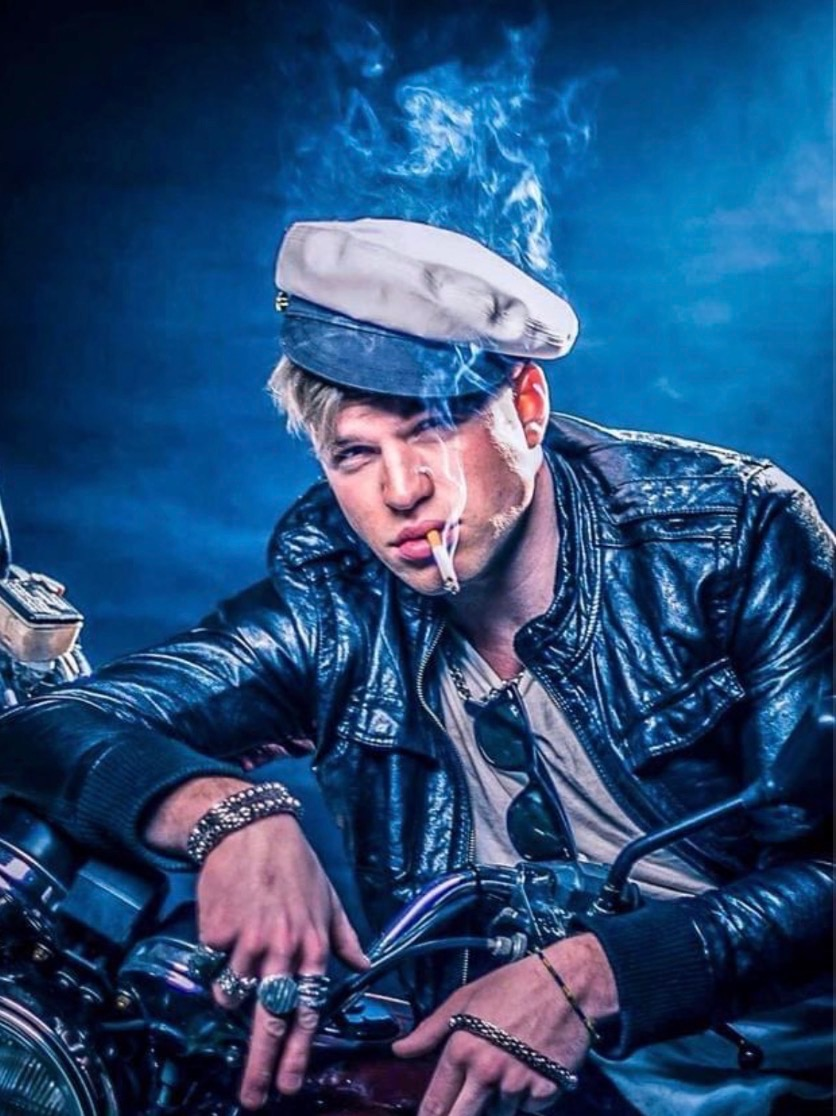
#> input picture platform/assets/mascot.jpeg, 836 x 1116 px
$ python build_splash.py
#> lines starting #> are read from the running program, lines starting #| are printed output that depends on the picture; after the words box and inside, x2 and y2 are one past the last pixel; in counts of white or black regions, pixels touching at a corner belong together
#!/usr/bin/env python3
"""
build_splash.py — render the iOS launch screens (apple-touch-startup-image) for
the home-screen install of the dashboard.

iOS only shows a startup image whose <link media="..."> matches the device's CSS
size AND pixel ratio exactly, so one PNG is rendered per device class:
  platform/assets/splash/<px_w>x<px_h>.png

The art mirrors the header crest (.hp-crest in redesign_template.html): the
mascot in a circle with the gold ring, centered on the dark broadcast background
with the body's faint gold glow — so the launch screen dissolves into the page.

Usage:
  python3 scripts/build_splash.py                  # render PNGs
  python3 scripts/build_splash.py --sync-template  # also rewrite the <link> block
                                                   # between the HP_SPLASH markers
                                                   # in platform/redesign_template.html
"""
import argparse
import re
import sys
from pathlib import Path

from PIL import Image, ImageDraw

ROOT = Path(__file__).resolve().parent.parent
SRC = ROOT / "platform" / "assets" / "mascot.jpeg"
OUT = ROOT / "platform" / "assets" / "splash"
TEMPLATE = ROOT / "platform" / "redesign_template.html"

BG = (14, 11, 7)          # --bg      #0E0B07
GOLD = (216, 178, 85)     # --accent  #D8B255
GLOW = (184, 146, 62)     # body radial glow: rgba(184,146,62,.06)

# Portrait CSS size (pt) + device pixel ratio. iPhones launch portrait only —
# springboard doesn't rotate — so they get one image; iPads get both orientations.
IPHONES = [
    (440, 956, 3, "iPhone 16 Pro Max / 17 Pro Max"),
    (430, 932, 3, "iPhone 14 Pro Max / 15 Pro Max / 15 Plus / 16 Plus"),
    (428, 926, 3, "iPhone 12 Pro Max / 13 Pro Max / 14 Plus"),
    (420, 912, 3, "iPhone Air"),
    (414, 896, 3, "iPhone XS Max / 11 Pro Max"),
    (414, 896, 2, "iPhone XR / 11"),
    (414, 736, 3, "iPhone 6/7/8 Plus"),
    (402, 874, 3, "iPhone 16 Pro / 17 / 17 Pro"),
    (393, 852, 3, "iPhone 14 Pro / 15 / 15 Pro / 16"),
    (390, 844, 3, "iPhone 12 / 13 / 14 / 16e / 17e"),
    (375, 812, 3, "iPhone X / XS / 11 Pro / 12 mini / 13 mini"),
    (375, 667, 2, "iPhone 6/7/8 / SE 2 / SE 3"),
]
IPADS = [
    (1032, 1376, 2, "iPad Pro 13\" (M4+)"),
    (1024, 1366, 2, "iPad Pro 12.9\" / Air 13\""),
    (834, 1210, 2, "iPad Pro 11\" (M4+)"),
    (834, 1194, 2, "iPad Pro 11\" / Air 11\""),
    (820, 1180, 2, "iPad Air 10.9\" / iPad 10th–11th gen"),
    (834, 1112, 2, "iPad Pro 10.5\" / Air 3"),
    (810, 1080, 2, "iPad 10.2\""),
    (768, 1024, 2, "iPad 9.7\" / mini 5"),
    (744, 1133, 2, "iPad mini 6 / 7"),
]

CREST_FRACTION = 0.30     # crest diameter as a fraction of the short side
CREST_Y = 0.46            # optical center: a hair above the geometric middle
SUPERSAMPLE = 4           # anti-aliased circle edges


def crest(diameter: int) -> Image.Image:
    """The header crest at `diameter` px: gold ring, dark gap, mascot cover-cropped."""
    s = SUPERSAMPLE
    d = diameter * s
    ring = max(2 * s, round(d * 0.035))
    gap = max(1 * s, round(d * 0.030))

    layer = Image.new("RGBA", (d, d), (0, 0, 0, 0))
    draw = ImageDraw.Draw(layer)
    draw.ellipse((0, 0, d - 1, d - 1), fill=GOLD + (255,))
    draw.ellipse((ring, ring, d - 1 - ring, d - 1 - ring), fill=BG + (255,))

    # object-fit: cover; object-position: center 26% (matches .hp-crest img)
    src = Image.open(SRC).convert("RGB")
    side = min(src.size)
    top = round((src.height - side) * 0.26)
    left = (src.width - side) // 2
    inner = d - 2 * (ring + gap)
    photo = src.crop((left, top, left + side, top + side)).resize((inner, inner), Image.LANCZOS)
    mask = Image.new("L", (inner, inner), 0)
    ImageDraw.Draw(mask).ellipse((0, 0, inner - 1, inner - 1), fill=255)
    layer.paste(photo, (ring + gap, ring + gap), mask)

    return layer.resize((diameter, diameter), Image.LANCZOS)


def glow(width: int, height: int, dpr: int) -> Image.Image:
    """radial-gradient(1200px 640px at 50% -260px, rgba(184,146,62,.06), transparent 72%)."""
    rx, ry = 600 * dpr, 320 * dpr
    cx, cy = width // 2, -260 * dpr
    # Draw the falloff at 1/8 scale with concentric ellipses, then upscale — smooth
    # enough at 6% alpha that no banding survives.
    k = 8
    mask = Image.new("L", (max(1, width // k), max(1, height // k)), 0)
    md = ImageDraw.Draw(mask)
    steps = 48
    for i in range(steps):
        t = 1 - i / steps                      # 1 at the edge → ~0 at the center
        r = 0.72 * t
        a = round(255 * 0.06 * (1 - t))
        md.ellipse(((cx - rx * r) / k, (cy - ry * r) / k, (cx + rx * r) / k, (cy + ry * r) / k), fill=a)
    mask = mask.resize((width, height), Image.BILINEAR)
    color = Image.new("RGB", (width, height), GLOW)
    base = Image.new("RGB", (width, height), BG)
    base.paste(color, (0, 0), mask)
    return base


def render(css_w: int, css_h: int, dpr: int, landscape: bool) -> Image.Image:
    w, h = css_w * dpr, css_h * dpr
    if landscape:
        w, h = h, w
    img = glow(w, h, dpr)
    c = crest(round(min(w, h) * CREST_FRACTION))
    img.paste(c, ((w - c.width) // 2, round(h * CREST_Y) - c.height // 2), c)
    # Palette PNG: ~4x smaller than RGB for a mostly-flat image, no visible loss.
    return img.quantize(colors=256, method=Image.Quantize.MEDIANCUT, dither=Image.Dither.FLOYDSTEINBERG)


def specs():
    for css_w, css_h, dpr, label in IPHONES:
        yield css_w, css_h, dpr, False, label
    for css_w, css_h, dpr, label in IPADS:
        yield css_w, css_h, dpr, False, label
        yield css_w, css_h, dpr, True, label


def filename(css_w, css_h, dpr, landscape):
    w, h = css_w * dpr, css_h * dpr
    return f"{h}x{w}.png" if landscape else f"{w}x{h}.png"


def link_tags() -> str:
    lines = []
    for css_w, css_h, dpr, landscape, label in specs():
        media = (f"screen and (device-width: {css_w}px) and (device-height: {css_h}px) "
                 f"and (-webkit-device-pixel-ratio: {dpr}) "
                 f"and (orientation: {'landscape' if landscape else 'portrait'})")
        lines.append(f'<link rel="apple-touch-startup-image" media="{media}" '
                     f'href="assets/splash/{filename(css_w, css_h, dpr, landscape)}"/>')
    return "\n".join(lines)


def sync_template() -> None:
    html = TEMPLATE.read_text(encoding="utf-8")
    start, end = "<!-- HP_SPLASH:start -->", "<!-- HP_SPLASH:end -->"
    if start not in html or end not in html:
        sys.exit(f"ERROR: {TEMPLATE.name} is missing the {start} / {end} markers")
    block = f"{start}\n{link_tags()}\n{end}"
    new = re.sub(re.escape(start) + r".*?" + re.escape(end), lambda _: block, html, count=1, flags=re.S)
    TEMPLATE.write_text(new, encoding="utf-8")
    print(f"[build_splash] synced {sum(1 for _ in specs())} <link> tags into {TEMPLATE.name}")


def main():
    ap = argparse.ArgumentParser()
    ap.add_argument("--sync-template", action="store_true")
    args = ap.parse_args()

    OUT.mkdir(parents=True, exist_ok=True)
    total = 0
    for css_w, css_h, dpr, landscape, label in specs():
        path = OUT / filename(css_w, css_h, dpr, landscape)
        render(css_w, css_h, dpr, landscape).save(path, optimize=True)
#> in glow, `mask = Image.new("L", (max(1, width // k), max(1, height // k)), 0)`: mask: PIL image 165x358 L; every value is 0
#> in glow, `mask = mask.resize((width, height), Image.BILINEAR)`: mask: PIL image 1320x2868 L; every value is 0
#> in glow, `color = Image.new("RGB", (width, height), GLOW)`:
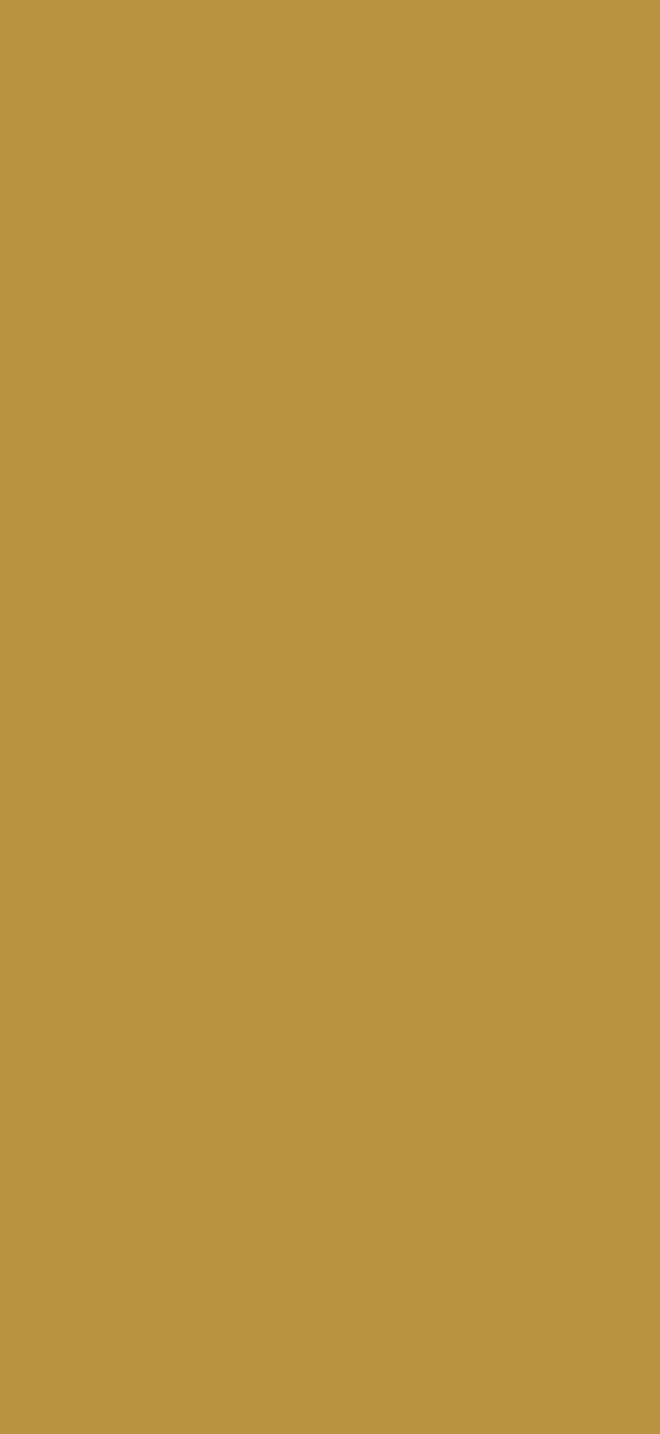
#> color: PIL image 1320x2868 RGB (shown at 1/2 size); mean R, G, B 184, 146, 62
#> in glow, `base = Image.new("RGB", (width, height), BG)`:
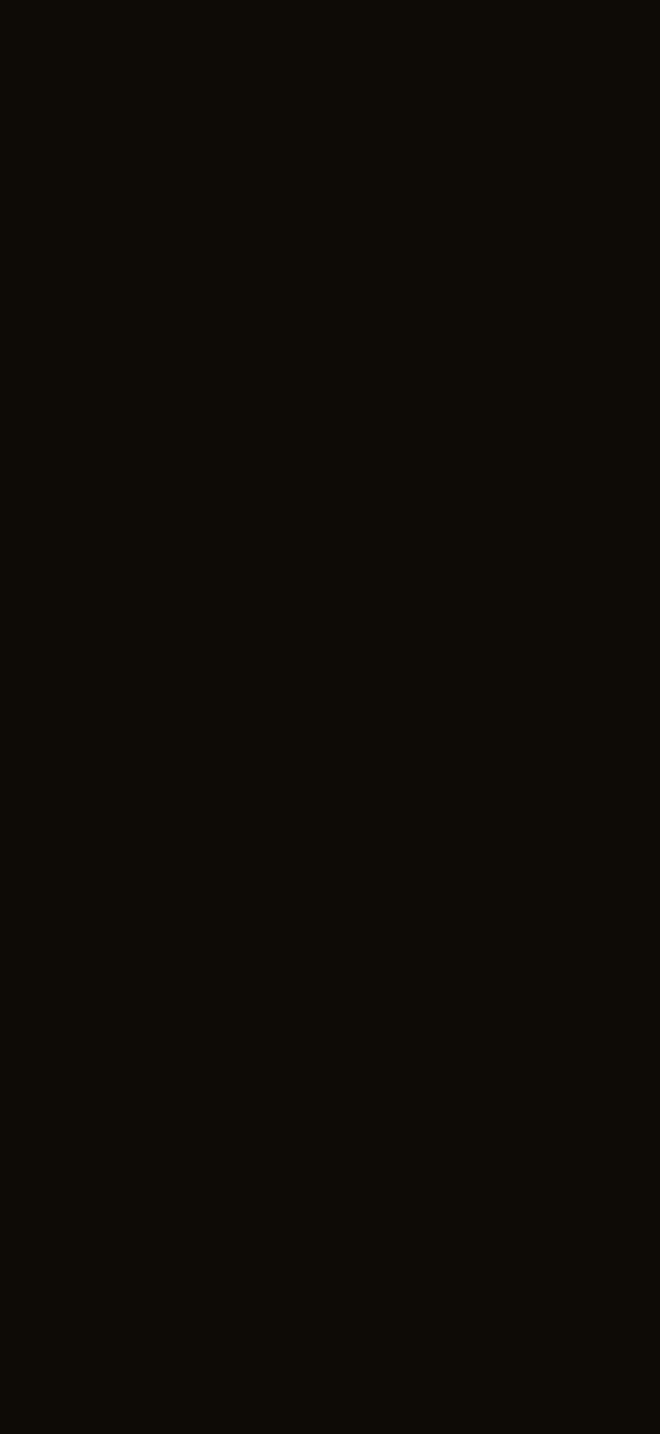
#> base: PIL image 1320x2868 RGB (shown at 1/2 size); mean R, G, B 14, 11, 7
#> in crest, `layer = Image.new("RGBA", (d, d), (0, 0, 0, 0))`: layer: PIL image 1584x1584 RGBA; every value is 0
#> in crest, src is the input picture: PIL image 836x1116 RGB; mean R, G, B 40.6, 75.4, 117.7
#> in crest, `photo = src.crop((left, top, left + side, top + side)).resize((inner, ..`:
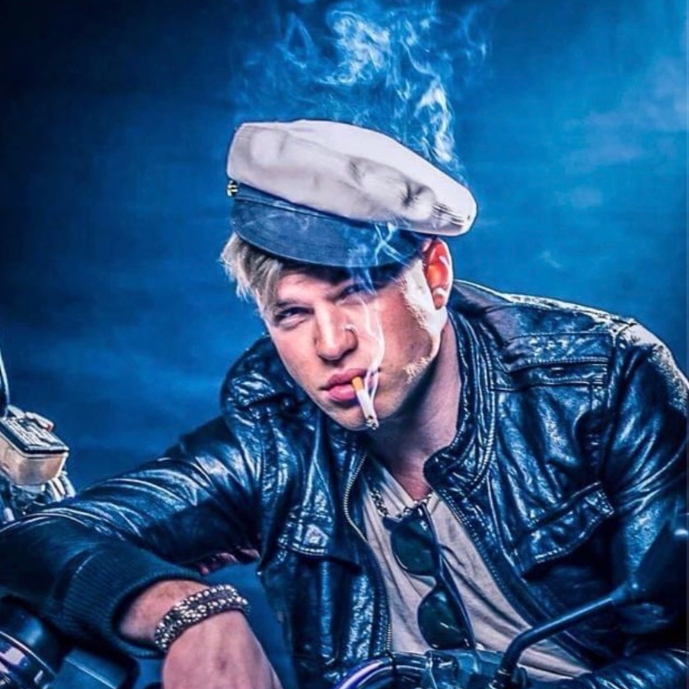
#> photo: PIL image 1378x1378 RGB (shown at 1/2 size); mean R, G, B 42.7, 84.8, 130
#> in crest, `mask = Image.new("L", (inner, inner), 0)`: mask: PIL image 1378x1378 L; every value is 0
#> in crest, `ImageDraw.Draw(mask).ellipse((0, 0, inner - 1, inner - 1), fill=255)`:
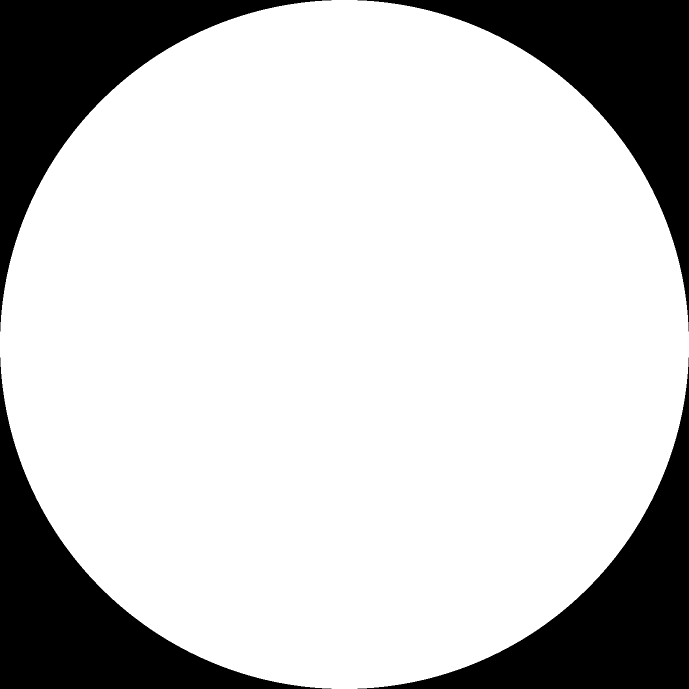
#> mask: PIL image 1378x1378 L (shown at 1/2 size); 78.5% white; 4 black regions, box (x1, y1, x2, y2) and area: (0, 0, 663, 663) 101924, (715, 0, 1378, 663) 101924, (0, 715, 663, 1378) 101924, (715, 715, 1378, 1378) 101924
#> in crest, `return layer.resize((diameter, diameter), Image.LANCZOS)`:
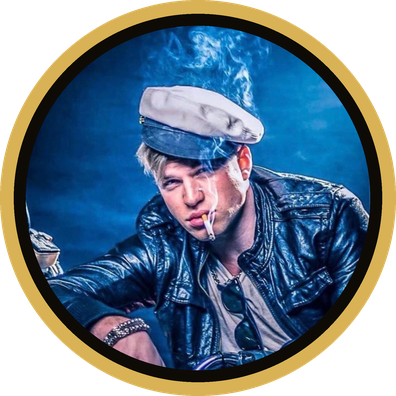
#> returned value: PIL image 396x396 RGBA; mean R, G, B, A 55.7, 76.3, 92.5, 200.3; transparent parts drawn white
#> in render, `img.paste(c, ((w - c.width) // 2, round(h * CREST_Y) - c.height // 2),..`:
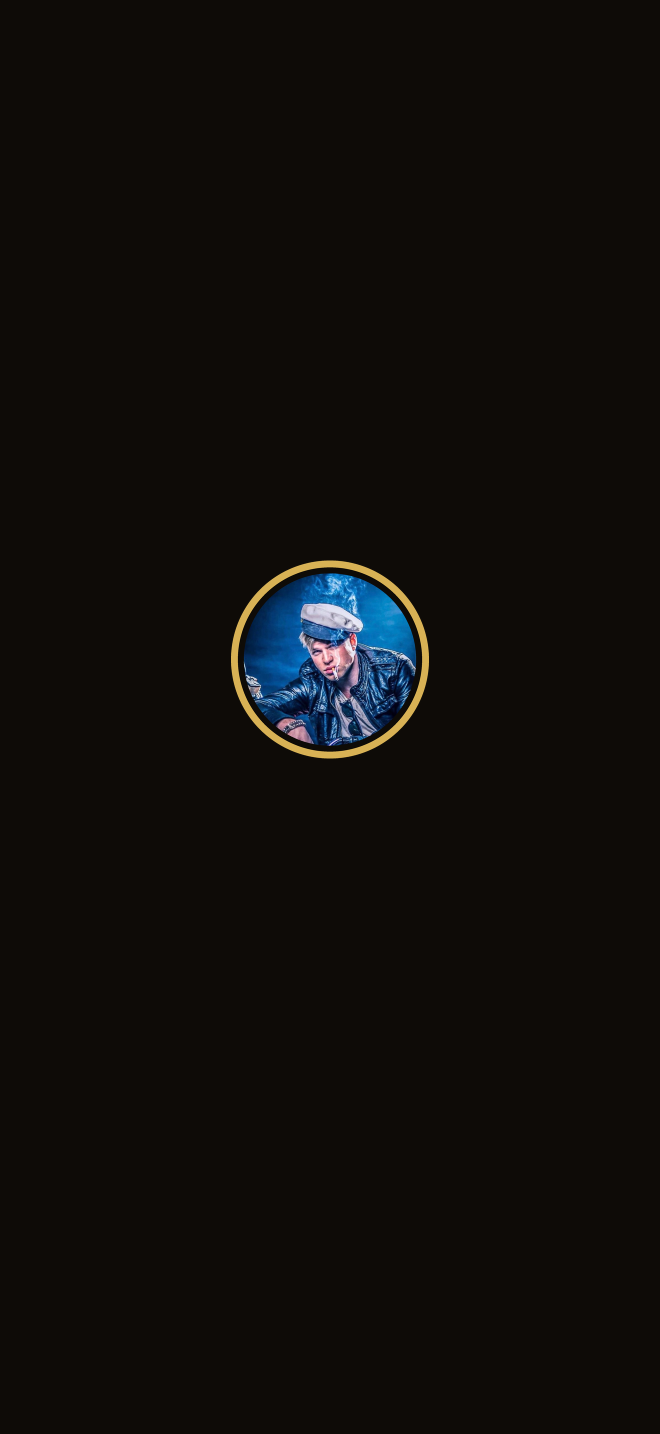
#> img: PIL image 1320x2868 RGB (shown at 1/2 size); mean R, G, B 15.7, 13.7, 10.6
#> (the run stopped early here; a loop or call above may not have finished)
